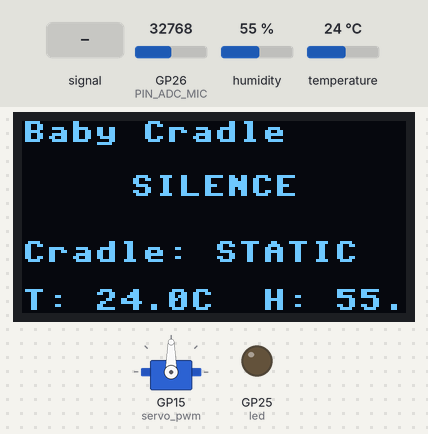
The program below on a simulated Raspberry Pi Pico running MicroPython. On the bench: 128×64 one-colour display, servo, output pins drawn as LEDs (lit = HIGH). Inputs (shaded band) come from the test bench; at power-on: humidity 55 %, temperature 24 °C, GP26 (PIN_ADC_MIC) = 32768 (analog values on the 0–65535 scale). WiFi joins after 1.5 s; web requests get an empty 200 reply after 0.4 s; servo angles are drawn from the pulse width (0.5 ms = 0°, 2.5 ms = 180°); what the program prints to the serial console is not drawn.

Above: at 3.9 s.
4.0 s: GP26 (PIN_ADC_MIC) fed a 2 Hz sine of ±19660 counts around its level
At 5.1 s:
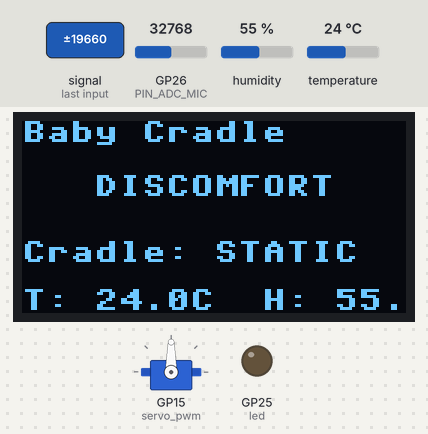
10.5 s: humidity set to 22 %
At 11.4 s:
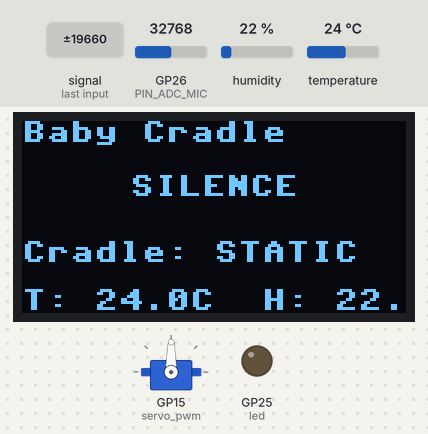
14.5 s: temperature set to 12 °C
At 17.3 s:
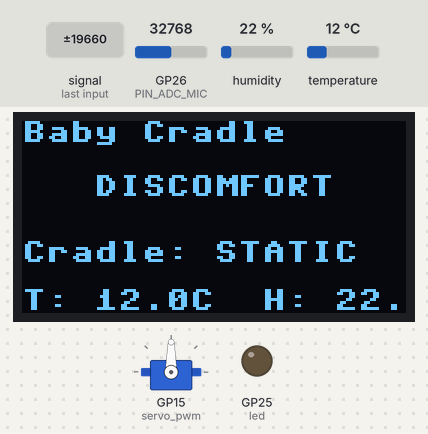
17.9 s: GP26 (PIN_ADC_MIC) set to 368
21.7 s: humidity set to 40 %
At 23.8 s:
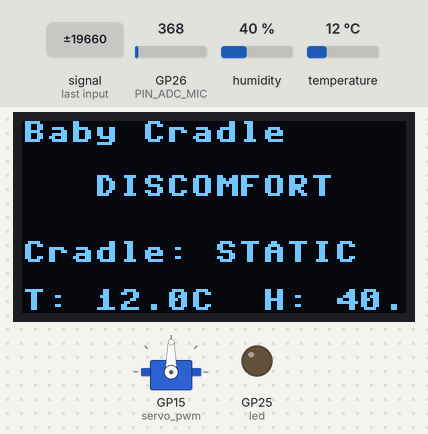
24.2 s: temperature set to 19 °C
Timing chart, 0 to 27.2 s (numbered marks = the images above; inputs shaded):
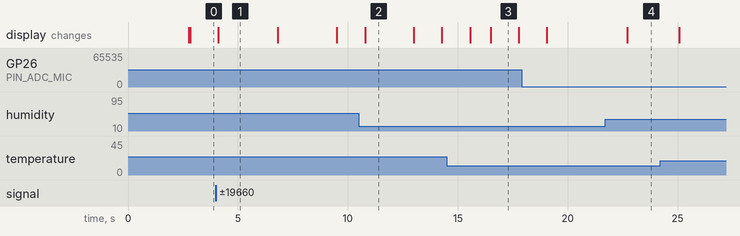

The program:

Baby.py
```python
# main.py — Pico W Baby Cradle (MicroPython)
# Servo starts ONLY when Firebase /Baby_Cradlle/servo == "1". Mic is used only for logging/labels.
# Pins: MIC(AO)->ADC0 GP26, SERVO->GP15, DHT11->GP13, OLED I2C0 SDA=GP4 SCL=GP5, LED builtin.

import network, time, ujson as json
import urequests as requests
from machine import Pin, ADC, PWM, I2C
import ssd1306, dht, math, gc

try:
    import usocket as socket
except ImportError:
    import socket

# ---------- Wi-Fi ----------
WIFI_SSID = "baby1"
WIFI_PASS = "123456789"

# ---------- Firebase (HOST/API) ----------
FB_API_KEY   = "AIzaSyAhLCi6JBT5ELkAFxTplKBBDdRdpATzQxI"
FB_DB_HOST   = "smart-medicine-vending-machine-default-rtdb.asia-southeast1.firebasedatabase.app"
FB_AUTH_HOST = "identitytoolkit.googleapis.com"
FB_EMAIL     = "spherenexgpt@gmail.com"
FB_PASSWORD  = "Spherenex@123"

# Open-rules mode by default (set True if Identity sign-in works on your network)
AUTH_REQUIRED = False

# ---------- RTDB paths ----------
PATH_AUDIO        = "/Baby_Cradlle/Audio.json"         # "1"/"0"
PATH_AUDIO_LABEL  = "/Baby_Cradlle/AudioLabel.json"    # "SILENCE"/"DISCOMFORT"/"HUNGRY"/"PAIN"
PATH_SERVO        = "/Baby_Cradlle/servo.json"         # <-- lowercase 'servo'
PATH_EMOTION      = "/Baby_Cradlle/Emotion.json"
PATH_ROOT         = "/Baby_Cradlle.json"               # read Emotion + servo together

# ---------- Pins ----------
PIN_ADC_MIC = 26
PIN_SERVO   = 15
PIN_DHT     = 13
PIN_LED     = "LED"
PIN_I2C_SDA = 4
PIN_I2C_SCL = 5

# ---------- Timing ----------
HOP_INTERVAL_MS = 500
RUN_WINDOW_MS   = 10000
FB_POLL_MS      = 200
DHT_INTERVAL_MS = 2000
STATUS_PRINT_MS = 500
ADC_PRINT_MS    = 250

# ---------- Globals ----------
id_token = ""
token_expiry_ms = 0

# ---------- ADC / Servo ----------
adc = ADC(Pin(PIN_ADC_MIC))
def read_adc_10bit(): return adc.read_u16() >> 6

servo_pwm = PWM(Pin(PIN_SERVO)); servo_pwm.freq(50)
SERVO_MIN_US, SERVO_MAX_US = 500, 2500
def angle_to_duty_u16(angle):
    angle = 0 if angle < 0 else 180 if angle > 180 else angle
    pulse = SERVO_MIN_US + (SERVO_MAX_US - SERVO_MIN_US) * (angle / 180.0)
    return int((pulse / 20000.0) * 65535.0)
def servo_write(angle): servo_pwm.duty_u16(angle_to_duty_u16(angle))
SERVO_CENTER, SERVO_LOW, SERVO_HIGH = 90, 65, 115

# ---------- DHT / OLED / LED ----------
d = dht.DHT11(Pin(PIN_DHT)); last_temp_c = float("nan"); last_hum = float("nan"); last_dht_ms = 0
i2c = I2C(0, scl=Pin(PIN_I2C_SCL), sda=Pin(PIN_I2C_SDA), freq=400000)
oled = ssd1306.SSD1306_I2C(128, 64, i2c)
def center_text_y(y, text): oled.text(text, max(0, (128 - len(text)*8)//2), y)
led = Pin(PIN_LED, Pin.OUT)
def led_on(): led.value(1)
def led_off(): led.value(0)

# ---------- App state ----------
pattern_active = False
pattern_start_ms = 0
last_hop_ms = 0
current_target = SERVO_CENTER

audio_active = False
audio_label  = "SILENCE"
last_pushed_active = None
last_pushed_label  = None
last_emotion = ""

alpha_base, alpha_env = 0.001, 0.05
a_base, a_env, a_min_win, a_max_win = 0.0, 0.0, 1023, 0
last_adc_print_ms = 0
last_status_ms = 0

# ---------- SOUND (labels only; no servo control) ----------
ADC_SAMPLE_RATE = 8000
SAMPLES = 160
TARGET_FREQ_HUNGRY, TARGET_FREQ_PAIN = 600, 2000
HUNGRY_THRESHOLD, PAIN_THRESHOLD = 0.1, 0.1
SILENCE_RMS_THRESHOLD = 0.3
CLASSIFY_INTERVAL_MS = 200
last_classify_ms = 0
hungry_count, HUNGRY_LIMIT = 0, 5

def goertzel(samples, f, fs):
    n = len(samples); k = int(0.5 + (n*f)/fs)
    omega = (2.0*math.pi*k)/n; coeff = 2.0*math.cos(omega)
    s1=s2=0.0
    for x in samples:
        s = x + coeff*s1 - s2
        s2, s1 = s1, s
    return (s2*2 + s1*2 - coeff*s1*s2)/n

def sample_audio():
    buf=[]
    us = int(1_000_000/ADC_SAMPLE_RATE)
    for _ in range(SAMPLES):
        buf.append((adc.read_u16()-32768)/32768.0)
        time.sleep_us(us)
    return buf

def compute_rms(samples):
    s=0.0
    for x in samples: s += x*x
    return math.sqrt(s/len(samples))

def classify_frame():
    s = sample_audio()
    rms = compute_rms(s)
    if rms < SILENCE_RMS_THRESHOLD: return "SILENCE"
    eh = goertzel(s, TARGET_FREQ_HUNGRY, ADC_SAMPLE_RATE)
    ep = goertzel(s, TARGET_FREQ_PAIN,   ADC_SAMPLE_RATE)
    if ep > PAIN_THRESHOLD and ep > eh*1.5: return "PAIN"
    if eh > HUNGRY_THRESHOLD: return "HUNGRY"
    return "DISCOMFORT"

# ---------- Wi-Fi + DNS ----------
def _force_public_dns(wlan, prefer_public=False):
    """
    Keep DHCP-provided DNS by default. Only switch to a public DNS if explicitly
    requested (prefer_public=True) or as a last-resort within _ensure_dns_resolves().
    """
    try:
        ip, nm, gw, dns = wlan.ifconfig()
        if not prefer_public:
            print("DNS keep:", dns)
            return
        for cand in ("1.1.1.1", "8.8.8.8"):
            try:
                wlan.ifconfig((ip, nm, gw, cand))
                print("DNS ->", cand)
                return
            except Exception as e:
                print("DNS set error:", e)
        # If we couldn't change, keep the original
        wlan.ifconfig((ip, nm, gw, dns))
    except Exception as e:
        print("DNS check error:", e)

def _ensure_dns_resolves(host):
    # Try current DNS first
    try:
        socket.getaddrinfo(host, 443); return True
    except Exception:
        pass

    # Temporarily try public DNS candidates
    try:
        wlan = network.WLAN(network.STA_IF)
        ip, nm, gw, dns_orig = wlan.ifconfig()
    except Exception as e:
        print("DNS: no WLAN ifconfig:", e)
        return False

    for cand in ("1.1.1.1", "8.8.8.8"):
        try:
            wlan.ifconfig((ip, nm, gw, cand))
            time.sleep_ms(200)
            socket.getaddrinfo(host, 443)
            print("DNS via", cand)
            return True
        except Exception as e2:
            print("DNS via {} failed: {}".format(cand, e2))

    # Restore original DNS
    try:
        wlan.ifconfig((ip, nm, gw, dns_orig))
    except:
        pass
    return False

def wifi_connect():
    wlan = network.WLAN(network.STA_IF); wlan.active(True)
    if not wlan.isconnected():
        wlan.connect(WIFI_SSID, WIFI_PASS)
        print("WiFi: connecting", end=""); t0 = time.ticks_ms()
        while not wlan.isconnected():
            print(".", end=""); time.sleep_ms(250)
            if time.ticks_diff(time.ticks_ms(), t0) > 20000: raise RuntimeError("WiFi connect timeout")
        print()
    print("WiFi OK:", wlan.ifconfig()); _force_public_dns(wlan, prefer_public=False); return wlan

# ---------- Auth (kept; skipped unless AUTH_REQUIRED=True) ----------
def firebase_sign_in(max_retries=5):
    global id_token, token_expiry_ms
    if not AUTH_REQUIRED: return False
    endpoints = [
        "https://{}/v1/accounts:signInWithPassword?key={}".format(FB_AUTH_HOST, FB_API_KEY),
        "https://www.googleapis.com/identitytoolkit/v3/relyingparty/verifyPassword?key={}".format(FB_API_KEY),
    ]
    payload = {"email": FB_EMAIL, "password": FB_PASSWORD, "returnSecureToken": True}
    body = json.dumps(payload); headers = {"Content-Type":"application/json","Connection":"close"}
    for ep in endpoints:
        for attempt in range(1, max_retries+1):
            try:
                gc.collect(); r = requests.post(ep, data=body, headers=headers)
                if r.status_code == 200:
                    data = r.json(); r.close()
                    id_token = data.get("idToken",""); expires = int(data.get("expiresIn","3600"))
                    token_expiry_ms = time.ticks_add(time.ticks_ms(), (expires-60)*1000)
                    print("Firebase sign-in OK (try {})".format(attempt)); return True
                else:
                    txt=r.text; r.close(); print("Auth HTTP {}: {}".format(r.status_code, txt))
            except Exception as e:
                print("Auth error (try {}): {}".format(attempt, e))
            time.sleep_ms(350*attempt)
    return False

def ensure_auth():
    if not AUTH_REQUIRED: return False
    if (not id_token) or time.ticks_diff(time.ticks_ms(), token_expiry_ms) > 0: return firebase_sign_in()
    return True

# ---------- REST helpers ----------
def _db_url(path, use_auth=True):
    return "https://{}{}{}".format(
        FB_DB_HOST, path, ("?auth="+id_token) if (use_auth and id_token) else ""
    )

def db_put(path, body_str):
    headers = {"Content-Type": "application/json", "Connection": "close"}
    if not _ensure_dns_resolves(FB_DB_HOST): print("PUT skipped (DNS)"); return False
    if AUTH_REQUIRED and id_token:
        try:
            url=_db_url(path,True); r=requests.put(url,data=body_str,headers=headers); code=r.status_code; r.close()
            if code==200: return True
            if code in (401,403) and ensure_auth():
                url=_db_url(path,True); r=requests.put(url,data=body_str,headers=headers); ok=(r.status_code==200); r.close()
                if ok: return True
        except Exception as e: print("PUT (auth) err:", e)
    try:
        url=_db_url(path,False); r=requests.put(url,data=body_str,headers=headers); ok=(r.status_code==200); r.close(); return ok
    except Exception as e: print("PUT (open) err:", e); return False

def db_get(path):
    headers = {"Connection": "close"}
    if not _ensure_dns_resolves(FB_DB_HOST): print("GET skipped (DNS)"); return -1, None
    if AUTH_REQUIRED and id_token:
        try:
            url=_db_url(path,True); r=requests.get(url,headers=headers); code=r.status_code; txt=r.text; r.close()
            if code==200: return code, txt
            if code in (401,403) and ensure_auth():
                url=_db_url(path,True); r=requests.get(url,headers=headers); code=r.status_code; txt=r.text; r.close()
                if code==200: return code, txt
        except Exception as e:
            print("GET (auth) err:", e)
    try:
        url=_db_url(path,False); r=requests.get(url,headers=headers); code=r.status_code; txt=r.text; r.close(); return code, txt
    except Exception as e: print("GET (open) err:", e); return -1, None

# ---------- OLED ----------
def draw_oled():
    top = last_emotion if last_emotion else audio_label
    status = "Cradle: " + ("MOVING" if pattern_active else "STATIC")
    th = "T: --.-C  H: --.-%"
    if not (math.isnan(last_temp_c) or math.isnan(last_hum)):
        th = "T: {:.1f}C  H: {:.1f}%".format(last_temp_c, last_hum)
    oled.fill(0); oled.text("Baby Cradle", 0, 0); center_text_y(18, top[:14].upper()); oled.text(status, 0, 40); oled.text(th, 0, 56); oled.show()

# ---------- Servo pattern ----------
def start_pattern():
    global pattern_active, pattern_start_ms, last_hop_ms, current_target
    pattern_active = True; pattern_start_ms = time.ticks_ms(); last_hop_ms = pattern_start_ms
    current_target = SERVO_HIGH; servo_write(current_target); led_on()
    print("Servo START (500ms +25 / 500ms -25 for {}s)".format(RUN_WINDOW_MS//1000))

def stop_pattern():
    global pattern_active
    pattern_active = False; servo_write(SERVO_CENTER); led_off(); print("Servo STOP -> 90")

def update_pattern(now_ms):
    global last_hop_ms, current_target
    if not pattern_active: return
    if time.ticks_diff(now_ms, last_hop_ms) >= HOP_INTERVAL_MS:
        last_hop_ms = now_ms
        current_target = SERVO_LOW if current_target == SERVO_HIGH else SERVO_HIGH
        servo_write(current_target)
    if time.ticks_diff(now_ms, pattern_start_ms) >= RUN_WINDOW_MS:
        stop_pattern()

# ---------- DHT ----------
def maybe_read_dht(now_ms):
    global last_dht_ms, last_temp_c, last_hum
    if time.ticks_diff(now_ms, last_dht_ms) >= DHT_INTERVAL_MS:
        last_dht_ms = now_ms
        try:
            d.measure(); t, h = d.temperature(), d.humidity()
            if isinstance(t, (int, float)) and isinstance(h, (int, float)):
                last_temp_c, last_hum = float(t), float(h)
        except Exception:
            pass

# ---------- Serial STATUS ----------
def print_status(now_ms, raw10):
    global last_status_ms
    if time.ticks_diff(now_ms, last_status_ms) < STATUS_PRINT_MS: return
    last_status_ms = now_ms
    angle = current_target if pattern_active else SERVO_CENTER
    emo = last_emotion if last_emotion else audio_label
    t_str = "--.-C" if math.isnan(last_temp_c) else "{:.1f}C".format(last_temp_c)
    h_str = "--.-%" if math.isnan(last_hum) else "{:.1f}%".format(last_hum)
    secs = time.ticks_ms()/1000.0
    print('STATUS t={:.3f}s  A0={}  Audio={}  Cradle={}  Angle={}  Emotion="{}"  T={}  H={}'
          .format(secs, raw10, 1 if audio_active else 0,
                  "MOVING" if pattern_active else "STATIC",
                  angle, emo, t_str, h_str))

# ---------- Main ----------
def main():
    global audio_active, audio_label, last_pushed_active, last_pushed_label, last_emotion
    global a_base, a_env, a_min_win, a_max_win, last_classify_ms, hungry_count

    wifi_connect()
    servo_write(SERVO_CENTER)

    # init baseline and DB fields
    a_base = float(read_adc_10bit())
    ensure_auth()
    db_put(PATH_AUDIO, "\"0\"")
    db_put(PATH_AUDIO_LABEL, "\"SILENCE\"")
    db_put(PATH_SERVO, "\"0\"")  # make sure it starts in idle

    oled.fill(0); oled.text("Booting...", 0, 24); oled.show()

    last_fb_poll = 0
    last_adc_dbg = 0

    while True:
        now = time.ticks_ms()

        # ADC smoothing (debug only)
        raw10 = read_adc_10bit()
        a_base += alpha_base * (raw10 - a_base)
        dev = abs(raw10 - a_base)
        a_env += alpha_env * (dev - a_env)
        if raw10 < a_min_win: a_min_win = raw10
        if raw10 > a_max_win: a_max_win = raw10

        if time.ticks_diff(now, last_adc_dbg) >= ADC_PRINT_MS:
            last_adc_dbg = now
            hh = (now//3600000)%24; mm = (now//60000)%60; ss = (now//1000)%60
            print("%02d:%02d:%02d -> A0:%4d  base:%7.1f  env:%6.1f  min:%4d  max:%4d" %
                  (hh, mm, ss, raw10, a_base, a_env, a_min_win, a_max_win))
            a_min_win, a_max_win = 1023, 0

        # SOUND classification (labels only; NO servo trigger here)
        if time.ticks_diff(now, last_classify_ms) >= CLASSIFY_INTERVAL_MS:
            last_classify_ms = now
            label = classify_frame()
            if label == "HUNGRY":
                hungry_count = min(hungry_count + 1, HUNGRY_LIMIT)
                if hungry_count < HUNGRY_LIMIT:
                    label = "DISCOMFORT"
                else:
                    hungry_count = 0
            else:
                hungry_count = 0
            audio_label = label
            audio_active = (label != "SILENCE")

        # Housekeeping
        update_pattern(now)
        maybe_read_dht(now)
        draw_oled()
        print_status(now, raw10)

        # Firebase I/O
        if time.ticks_diff(now, last_fb_poll) >= FB_POLL_MS:
            last_fb_poll = now

            # push Audio flag/label on change
            if audio_active != last_pushed_active:
                last_pushed_active = audio_active
                db_put(PATH_AUDIO, "\"1\"" if audio_active else "\"0\"")
            if audio_label != last_pushed_label:
                last_pushed_label = audio_label
                db_put(PATH_AUDIO_LABEL, "\"{}\"".format(audio_label))

            # pull Emotion + servo (lowercase key)
            code, body = db_get(PATH_ROOT)
            if code == 200 and body:
                try:
                    doc = json.loads(body)
                    em = doc.get("Emotion", None)
                    if isinstance(em, str) and em != last_emotion:
                        last_emotion = em
                        print('Emotion update -> "{}"'.format(last_emotion))
                        draw_oled()
                    svr = doc.get("servo", None)            # <-- lowercase
                    if isinstance(svr, str) and svr == "1":
                        start_pattern()
                        db_put(PATH_SERVO, "\"0\"")         # ack back to same lowercase path
                except Exception:
                    pass
            elif code in (401, 403):
                # only matters if AUTH_REQUIRED=True
                id_token = ""

        time.sleep_ms(5)

# Run
if __name__ == "__main__":
    try:
        main()
    except KeyboardInterrupt:
        servo_write(SERVO_CENTER); led_off(); print("Stopped.")
```

Measured:
- after the input at 4.0 s, the display: changes after 0.11 s (image 1)
- after the input at 10.5 s, the display: changes after 0.28 s (image 2)
- after the input at 14.5 s, the display: first changes after 1.1 s (image 3 shows a later state)
- after the input at 21.7 s, the display: changes after 1.0 s (image 4)
- what the display in image 1 shows lasts 2.7 s, from 4.1 s to 6.8 s
- what the display in image 2 shows lasts 2.2 s, from 10.8 s to 13.0 s
- what the display in image 3 shows lasts 1.3 s, from 16.5 s to 17.8 s
